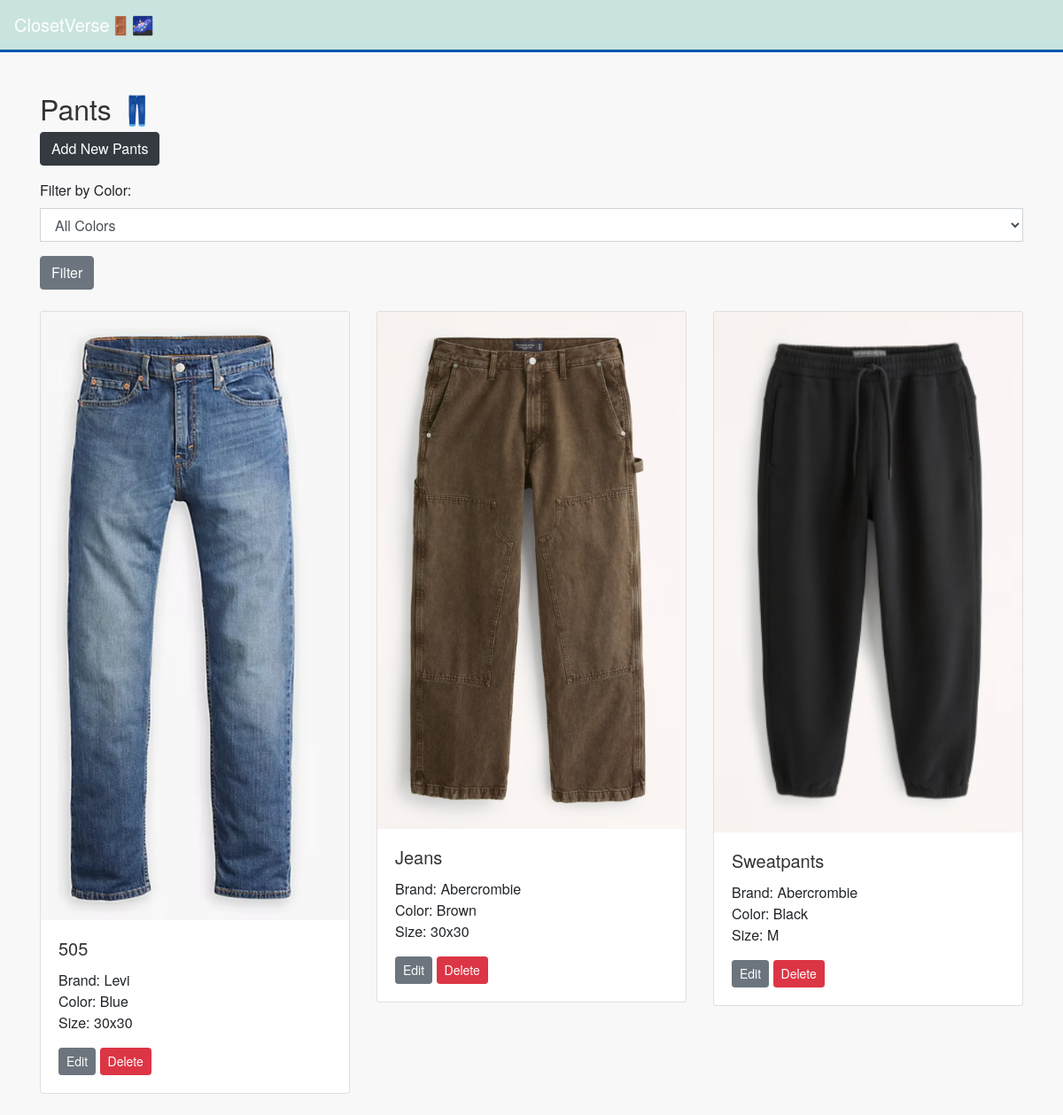
The page /pants/ on the database as committed earlier.
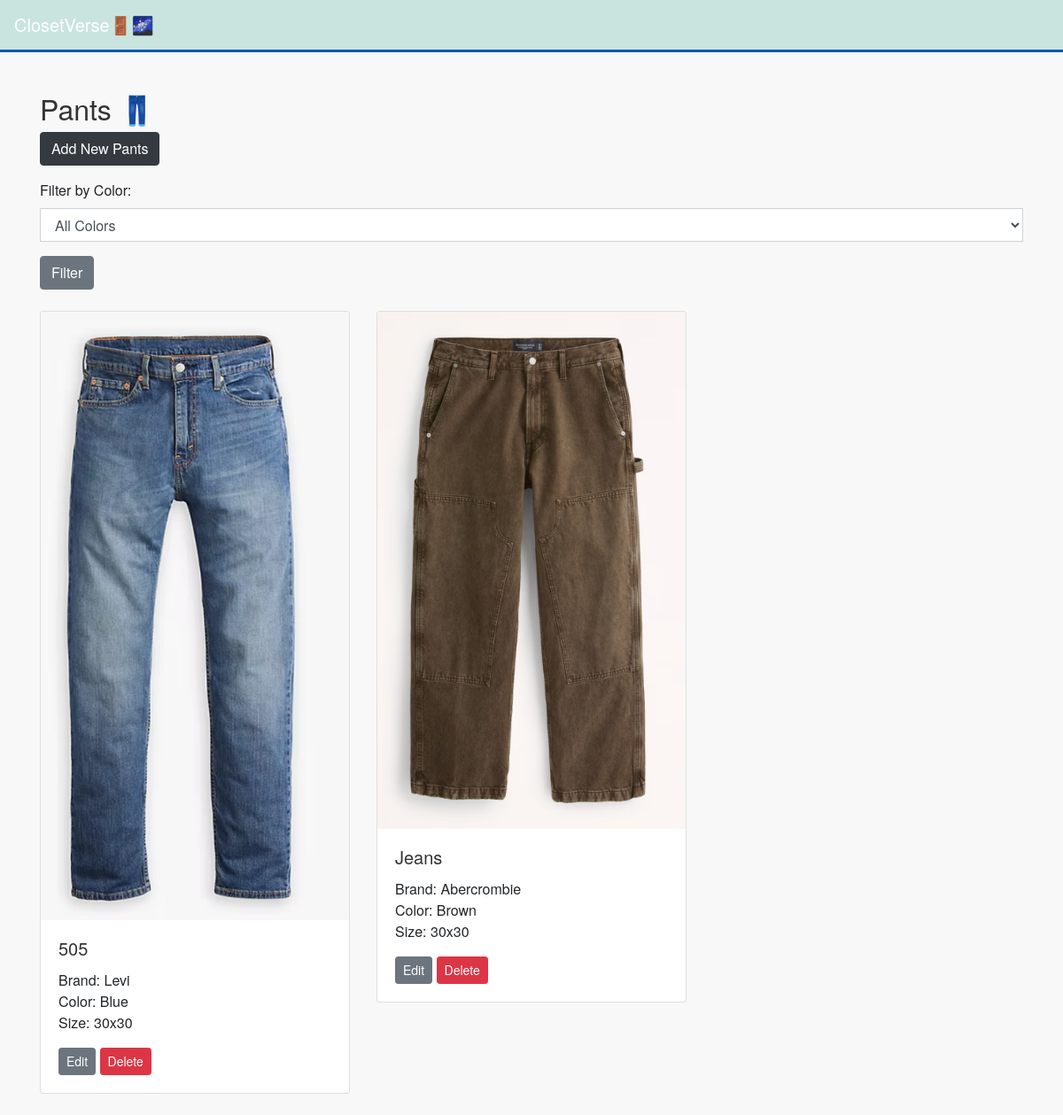
The same page on the database as committed later.
### outfits/models.py (models this page shows, shortened)
class Pants(models.Model):
    brand = models.CharField(max_length=100)
    name = models.CharField(max_length=100)
    sku = models.CharField(max_length=100, blank=True, null=True)  # optional
    size = models.CharField(max_length=10, blank=True, null=True)  # optional
    color = models.CharField(max_length=30, blank=True, null=True, db_index=True) # optional, index on pants color
    picture = models.ImageField(upload_to='images/', blank=True, null=True) # optional

### outfits/views.py (the view)
# urls.py: path('pants/', views.list_pants, name='list_pants'),
def list_pants(request):
    color = request.GET.get('color', '')
    if color:
        pants = Pants.objects.filter(color__iexact=color)
    else:
        pants = Pants.objects.all()
    colors = Pants.objects.values_list('color', flat=True).distinct()
    return render(request, 'list_pants.html', {'pants': pants, 'colors': colors})

### outfits/templates/list_pants.html (shortened to what this page needs)
{% extends 'base.html' %}
{% load static %}
{% block content %}
    <h2>Pants 👖</h2>
    <a href="{% url 'add_pants' %}" class="btn btn-dark mb-3">Add New Pants</a>
    <form method="get" action="" class="mb-4">
        <div class="form-group">
            <label for="color">Filter by Color:</label>
            <select name="color" id="color" class="form-control">
                <option value="">All Colors</option>
            </select>
        </div>
        <button type="submit" class="btn btn-secondary">Filter</button>
    </form>
    <div class="row">
        {% for pant in pants %}
            <div class="col-md-4 mb-4">
                <div class="card">
                    {% if pant.picture %}
                        <img src="{{ MEDIA_URL }}{{ pant.picture.url }}" class="card-img-top" alt="{{ pant.name }}">
                    {% else %}
                        <img src="{% static 'images/placeholder.jpg' %}" class="card-img-top" alt="Placeholder">
                    {% endif %}
                    <div class="card-body">
                        <h5 class="card-title">{{ pant.name }}</h5>
                        <p class="card-text">
                            Brand: {{ pant.brand }}<br>
                            Color: {{ pant.color }}<br>
                            Size: {{ pant.size }}<br>
                        </p>
                        <a href="{% url 'edit_pants' pant.id %}" class="btn btn-sm btn-secondary">Edit</a>
                        <a href="{% url 'delete_pants' pant.id %}" class="btn btn-sm btn-danger">Delete</a>
                    </div>
                </div>
            </div>
        {% empty %}
            <div class="col">
                <p>No pants found.</p>
            </div>
        {% endfor %}
    </div>
{% endblock %}

### outfits/templates/base.html (shortened to what this page needs)
<!DOCTYPE html>
<html lang="en">
<head>
    {% load static %}
    <link href="https://stackpath.bootstrapcdn.com/bootstrap/4.3.1/css/bootstrap.min.css" rel="stylesheet">
    <link href="{% static 'css/style.css' %}" rel="stylesheet">
</head>
<body style="background-color:#f8f8f8">
    <nav class="navbar navbar-expand-lg navbar-light" style="background-color: #C9E4DE">
        <a class="navbar-brand" href="http://127.0.0.1:8000/">ClosetVerse🚪🌌</a>
    </nav>
    <br>
    <div class="container">
        {% block content %}
        {% endblock %}
    </div>
</body>
</html>

### outfits/static/style.css (style rules this page uses)
body { background-color: #f8f9fa; font-family: 'Helvetica Neue', Helvetica, Arial, sans-serif; }
h1, h2, h3, h4, h5, h6 { color: #333; }
.navbar { background-color: #007bff; border-bottom: 3px solid #0056b3; }
.navbar-brand { color: #fff !important; }
.container { padding-top: 20px; }
.btn-danger { background-color: #dc3545; border-color: #dc3545; }
.btn-secondary { background-color: #6c757d; border-color: #6c757d; }
.form-control { border-radius: 0; }

Rows that differ between the two databases and show on the page:
removed Pants: picture (picture), name "Sweatpants", brand "Abercrombie", color "Black", size "M"
